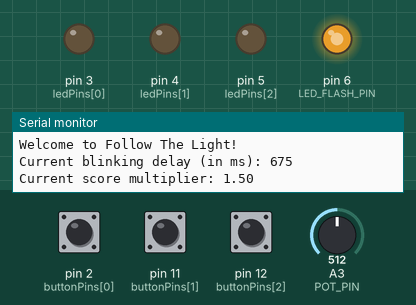
A sketch run on a simulated Arduino Uno, built with avr-gcc and run on an emulated ATmega328P. Shown: output pins drawn as LEDs (lit = HIGH), the last lines printed to the serial monitor. The test bench sets the inputs (shaded band); at power-on: pin 2 (buttonPins[0]) LOW, pin 11 (buttonPins[1]) LOW, pin 12 (buttonPins[2]) LOW, A3 (POT_PIN) = 512. Random numbers use the default seed unless the sketch sets one.

Above: at 1.27 s.
1.3 s: pin 2 (buttonPins[0]) pulled HIGH for 0.15 s
At 2.1 s:
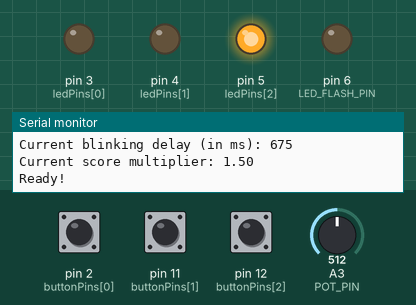
At 3.3 s:
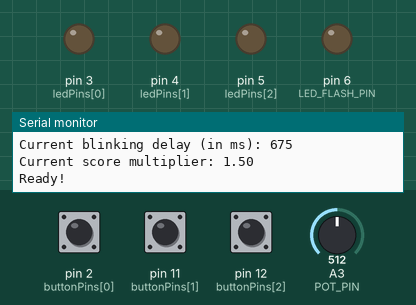
Timing chart, 0 to 10.3 s (numbered marks = the images above; inputs shaded):
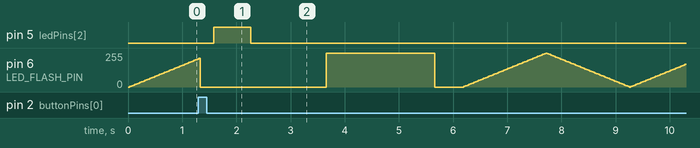

The sketch:

follow_the_light.ino
```cpp
#define NUM_PINS 3
#define LED_FLASH_PIN 6
#define POT_PIN A3

#define MAX_LEVEL 100
#define LED_FLASH_DELAY 2000

#include <math.h>

int sequence[MAX_LEVEL];
int your_sequence[MAX_LEVEL];
int level = 1;
int score = 0;
long velocity;
long previousVelocity = 0;
int buttonState[NUM_PINS];
int lastButtonState[NUM_PINS] = {LOW};
int buttonPins[] = {2, 11, 12};
int ledPins[] = {3, 4, 5};
volatile boolean isGameStarted = false;

unsigned long lastDebounceTime[NUM_PINS] = {0};
unsigned long debounceDelay = 50;
unsigned long previousMillis = 0;
unsigned long timeoutInterval = 1000;

double scoreMultiplier;
double prevScoreMultiplier = 0;

int brightness = 0;
int fadeAmount = 5;

void setup() {

  for (int i = 0; i < NUM_PINS; i++) {
    pinMode(buttonPins[i], INPUT);
    pinMode(ledPins[i], OUTPUT);
  }
  setLEDState(LOW);
  digitalWrite(LED_FLASH_PIN, LOW);
  Serial.begin(9600);
  randomSeed(analogRead(0));
}

void loop() {
  boolean gameStarted = false;
  Serial.println("Welcome to Follow The Light!");
  EIFR |= (1 << INTF0); // clear any outstanding interrupt 0 (on pin 2)
  attachInterrupt(digitalPinToInterrupt(buttonPins[0]), startGame, RISING);
  noInterrupts();
  gameStarted = isGameStarted;
  interrupts();
  while(gameStarted == 0) {
    noInterrupts();
    gameStarted = isGameStarted;
    interrupts();
    fade();
    velocity = setVelocity();
    scoreMultiplier = mapd(velocity, 350, 1000, 2.0, 1.0);

    if (velocity < (previousVelocity - 30) || velocity > (previousVelocity + 30)) {
      previousVelocity = velocity;
      Serial.print("Current blinking delay (in ms): ");
      Serial.println(velocity);
    }

    if (scoreMultiplier < (prevScoreMultiplier - 0.05) || scoreMultiplier > (prevScoreMultiplier + 0.05) ) {
      prevScoreMultiplier = scoreMultiplier;
      Serial.print("Current score multiplier: ");
      Serial.println(scoreMultiplier);
    }
  }
  detachInterrupt(digitalPinToInterrupt(buttonPins[0]));
  Serial.println("Ready!");
  for (int i = 0; i < MAX_LEVEL && isGameStarted; i++) {
      generate_next(i);
      show_sequence();
      get_sequence();
  }
}

void show_sequence() {
  setLEDState(LOW);
  digitalWrite(LED_FLASH_PIN, LOW);
  delay(250);
  for (int i = 0; i < level; i++) {
    digitalWrite(sequence[i], HIGH);
    delay(velocity);
    digitalWrite(sequence[i], LOW);
    delay(200);
  }
}

void get_sequence() {
  boolean btnPressed = false;

  previousMillis = millis();
  for (int i = 0; i < level; i++) {
      btnPressed = false;
      while (!btnPressed) {
        for (int j = 0; j < NUM_PINS; j++) {
          unsigned long currentMillis = millis();
          if (currentMillis - previousMillis > timeoutInterval) {
            Serial.println("Timeout!");
            wrong_sequence();
            return;
          }
          if (read_btn_debounced(j)) {
            digitalWrite(ledPins[j], HIGH);
            your_sequence[i] = ledPins[j];
            btnPressed = true;
            delay(200);
            if (your_sequence[i] != sequence[i]) {
              wrong_sequence();
              return;
            }
            digitalWrite(ledPins[j], LOW);
          }
        }
      }
    }
    right_sequence();
}


void generate_next(int index) {
  sequence[index]= random(3,6);
}

void wrong_sequence() {
  setLEDState(LOW);
  digitalWrite(LED_FLASH_PIN, LOW);
  delay(200);
  Serial.print("Game Over - Score: ");
  Serial.println(score);
  digitalWrite(LED_FLASH_PIN, HIGH);
  delay(LED_FLASH_DELAY);
  digitalWrite(LED_FLASH_PIN, LOW);
  delay(500);
  initializeGame();
}

void right_sequence() {
  setLEDState(LOW);
  delay(250);
  setLEDState(HIGH);
  delay(500);
  setLEDState(LOW);
  delay(500);
  updateScore();
  level++;
  timeoutInterval += 1000;
}

//just for testing
void print_sequence() {
  Serial.print("Real seq: ");
  for (int i = 0; i < level; i++) {
    Serial.print(sequence[i]);
  }
  Serial.println();
  Serial.print("My seq: ");
  for (int i = 0; i < level; i++) {
    Serial.print(your_sequence[i]);
  }
  Serial.println();
}

boolean read_btn_debounced(int index) {
  boolean retVal = false;

  int reading = digitalRead(buttonPins[index]);

  if (reading != lastButtonState[index]) {
    lastDebounceTime[index] = millis();
  }
  if ((millis() - lastDebounceTime[index]) > debounceDelay) {

    if (reading != buttonState[index]) {
      buttonState[index] = reading;

      if (buttonState[index] == HIGH) {
        retVal = true;
      }
    }
  }
  lastButtonState[index] = reading;
  return retVal;
}

void setLEDState(int state) {
  for (int i = 0; i < NUM_PINS; i++) {
    digitalWrite(ledPins[i], state);
  }
}

void initializeGame() {
  level = 1;
  score = 0;
  timeoutInterval = 1000;
  previousVelocity = 0;
  prevScoreMultiplier = 0;
  brightness = 0;
  fadeAmount = 5;
  isGameStarted = false;
}

void fade() {
  analogWrite(LED_FLASH_PIN, brightness);

  brightness = brightness + fadeAmount;

  if (brightness <= 0 || brightness >= 255) {
    fadeAmount = -fadeAmount;
  }
  delay(30);
}

void startGame() {
  static unsigned long last_interrupt_time = 0;
  unsigned long interrupt_time = millis();
  if (interrupt_time - last_interrupt_time > 200) {
    isGameStarted = true;
  }
  last_interrupt_time = interrupt_time;
}

long setVelocity() {
  int value = analogRead(POT_PIN);
  return map(value, 0, 1023, 350, 1000);
}

double mapd(double x, double in_min, double in_max, double out_min, double out_max) {
    return (x - in_min) * (out_max - out_min) / (in_max - in_min) + out_min;
}

void updateScore() {
  score += round(level * mapd(velocity, 350, 1000, 2.0, 1.0));
}
```

Measured:
- after the input at 1.3 s, pin 5 (ledPins[2]): LOW → HIGH after 0.29 s, → LOW 0.68 s later
